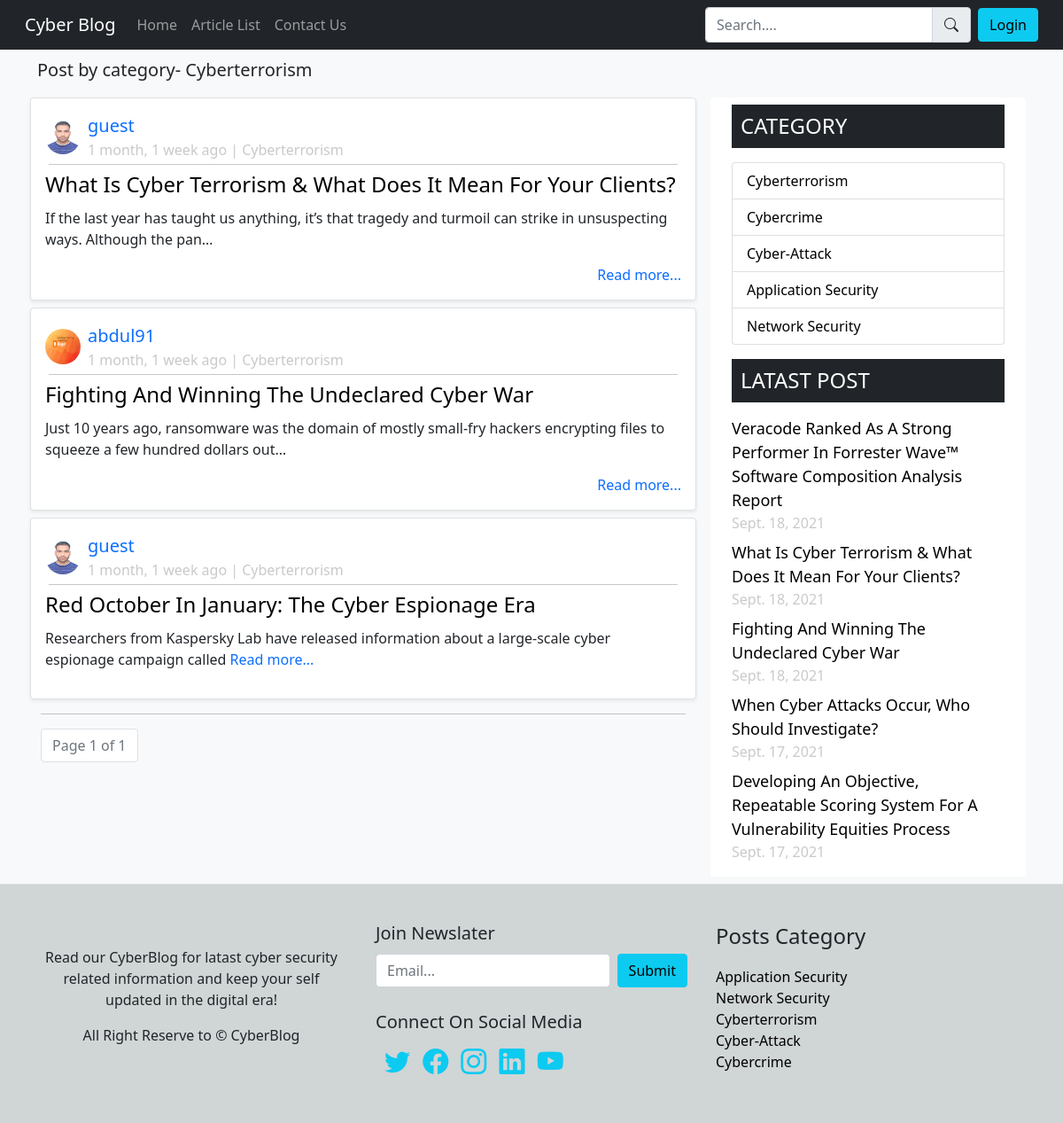
Page /articles/category/5 on the committed database.
### articles/models.py (models this page shows, shortened)
class Category(models.Model):
    name = models.CharField(max_length=100, default='Uncategorized')
    def __str__(self):
        return self.name

class Post(models.Model):
    author = models.ForeignKey(User, on_delete=models.SET_NULL, null=True)
    title = models.CharField(max_length=150)
    slug = models.SlugField(max_length=150, unique=True)
    content = RichTextField(blank=True, null=True)
    category = models.ForeignKey(Category, on_delete=models.PROTECT)
    poster = models.ImageField(default='post.png', upload_to='PostThumbnails')
    pub_date = models.DateTimeField(auto_now_add=True)

### accounts/models.py (models this page shows, shortened)
class ProfilePic(models.Model):
    user = models.OneToOneField(User, on_delete=models.CASCADE)
    image = models.ImageField(default='avatar.jpg', upload_to='userProfilePicture')

### articles/views.py (the view)
# urls.py: path('category/<int:ctg>', views.category_post_view, name="post_by_category"),
def category_post_view(request, ctg):
    cat = Category.objects.get(id=ctg)
    allposts = cat.post_set.all().order_by('-pub_date')
    pagin = Paginator(allposts, 5)
    page = request.GET.get('page')
    allposts = pagin.get_page(page)
    allcategory = Category.objects.all().order_by('-id')[:5]
    last_five = Post.objects.all().order_by('-id')[:5]
    context = {'allposts': allposts, 'allcategory': allcategory, 'latast': last_five, 'catname':cat}
    return render(request, 'articles/post_by_category.html', context)

### templates/articles/post_by_category.html (shortened to what this page needs)
{% extends 'base.html' %}
{% load static %}
{% block head_block %}
<link rel="stylesheet" href="{% static 'css/articles.css' %}">
{% endblock head_block %}
{% block content %}
<div class="row">
    <p class="fs-5 lead">Post by category- {{catname}} </p>
    <div class="col-md-8 px-3 article-list">
        {% for post in allposts %}
        <div class="row bg-white p-3 mb-2 single-post">
            <div class="col-12 p-0">
                <div class="header d-flex author-details">
                    <img class="rounded-circle my-auto" src="{{post.author.profilepic.image.url}}" width="40px"
                        height="40px" alt="">
                    <span class="date-author ps-2">
                        <a href="{% url 'articles:post_by_author' post.author %}"
                            class="fs-5 fw-normal">{{post.author}}</a>
                        <span class="date">{{post.pub_date|timesince}} ago | {{post.category}}</span>
                    </span>
                </div>
                <hr class="m-1">
                <div class="card-body p-0">
                    <a href="{% url 'articles:post' post.slug %}"
                        class="card-title fs-4 fw-normal py-2">{{post.title|title}}</a>
                    <p class="card-text mb-2 fs-5 fst-normal">{{post.content|safe|truncatechars:130}}</p>
                    <p class="card-text text-end"><a href="{% url 'articles:post' post.slug %}"
                            class="text-primary fs-6 fst-normal">Read more...</a></p>
                </div>
            </div>
        </div>
        {% endfor %}
        <hr>
        <nav aria-label="...">
            <ul class="pagination">
                <li class="page-item disabled">
                    <a class="page-link" href="#">Page {{allposts.number}} of {{allposts.paginator.num_pages}}</a>
                </li>
            </ul>
        </nav>
    </div>
    <div class="col-md-4">
        <div class="sticky-top">
            <div class="px-4 py-2 bg-white rounded">
                <div class="sidebar-heading mb-3">
                    <h4 class="m-0">CATEGORY</h4>
                </div>
                <ul class="list-group sidebar-category">
                    {% for cat in allcategory %}
                    <li class="list-group-item d-flex justify-content-between align-items-center">
                        <a class="fst-normal" href="{% url 'articles:post_by_category' cat.id %}">{{cat.name}}</a>
                    </li>
                    {% endfor %}
                </ul>
            </div>
            <div class="px-4 py-2 latast-post bg-white">
                <div class="sidebar-heading mb-3">
                    <h4 class="m-0">LATAST POST</h4>
                </div>
                {% for post in latast %}
                <li>
                    <a class="fst-normal" href="{% url 'articles:post' post.slug %}">{{post.title|title}}</a>
                    <span>{{post.pub_date|date}}</span>
                </li>
                {% endfor %}
            </div>
        </div>
    </div>
</div>
{% endblock content %}

### staticAssets/css/articles.css (style rules this page uses)
.sidebar-category li a { text-decoration: none; color: black; }
.latast-post li span { display: block; color: rgb(202, 202, 202); }
.latast-post li { list-style-type: none; margin-bottom: 8px; }
.latast-post li a { text-decoration: none; font-size: 18px; color: black; }
.sidebar-heading { background-color: #212529; padding: 10px; color: #fff; }
.article-list .author-details a { text-decoration: none; }
.article-list .author-details span { color: rgb(201, 201, 201); }
.article-list .author-details .date-author a { display: block; }
.article-list .author-details .date-author span { display: block; font-size: 16px; }
.card-body a { text-decoration: none; color: black; }
.single-post { border-radius: 0.25rem !important; border: 1px solid #dee2e6!important; box-shadow: 0 .125rem .25rem rgba(0,0,0,.075)!important; }

### rows in the picture
Category: name "Cyberterrorism"
Post: author.profilepic.image (picture), author "guest", pub_date "1 month, 1 week", category "Cyberterrorism", title "What Is Cyber Terrorism & What Does It Mean For Your Clients?", content "If the last year has taught us anything, it’s that tragedy and turmoil can strike in unsuspecting ways. Although the pan…", pub_date "Sept. 18, 2021"
Post: author.profilepic.image (picture), author "abdul91", pub_date "1 month, 1 week", category "Cyberterrorism", title "Fighting And Winning The Undeclared Cyber War", content "Just 10 years ago, ransomware was the domain of mostly small-fry hackers encrypting files to squeeze a few hundred dollars out…", pub_date "Sept. 18, 2021"
Post: author.profilepic.image (picture), author "guest", pub_date "1 month, 1 week", category "Cyberterrorism", title "Red October In January: The Cyber Espionage Era", content "Researchers from Kaspersky Lab have released information about a large-scale cyber espionage campaign called"
Category: name "Cybercrime"
Category: name "Cyber-Attack"
Category: name "Application Security"
Category: name "Network Security"
Post: title "Veracode Ranked As A Strong Performer In Forrester Wave™ Software Composition Analysis Report", pub_date "Sept. 18, 2021"
Post: title "When Cyber Attacks Occur, Who Should Investigate?", pub_date "Sept. 17, 2021"
Post: title "Developing An Objective, Repeatable Scoring System For A Vulnerability Equities Process", pub_date "Sept. 17, 2021"

### other values in the picture
{{ allposts.number }} "1"
{{ allposts.paginator.num_pages }} "1"
